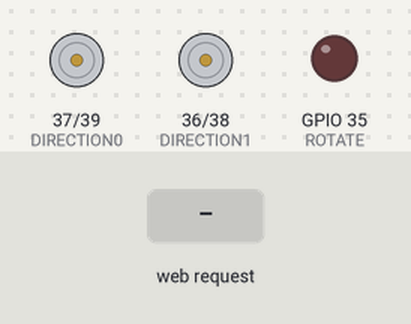
Bench run of a program on a simulated ESP32-S3. On the bench: direction and speed pins drawn as motors (green arrow = direction pin HIGH = forward, orange = LOW = backward, longer = more drive), output pins drawn as LEDs (lit = HIGH). The test bench sets the inputs (shaded band). WiFi joins after 1.5 s; servers stay silent unless stated; storage starts empty; what the program prints to the serial monitor is not drawn.

Above: at 2.7 s.
2.8 s: HTTP request GET /status?value=1 received
At 4.0 s:
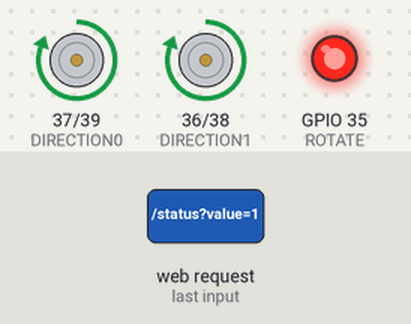
4.3 s: HTTP request GET /status?value=0 received
At 5.4 s:
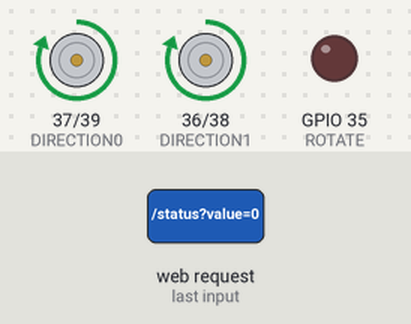
5.8 s: HTTP request GET /status?value=120 received
At 6.5 s:
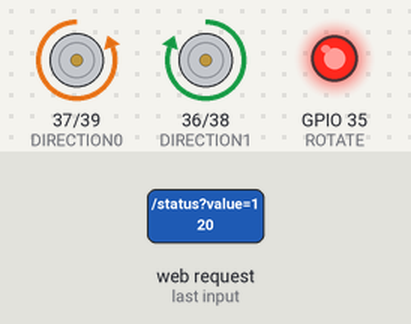
Timing chart, 0 to 8.8 s (numbered marks = the images above; inputs shaded):
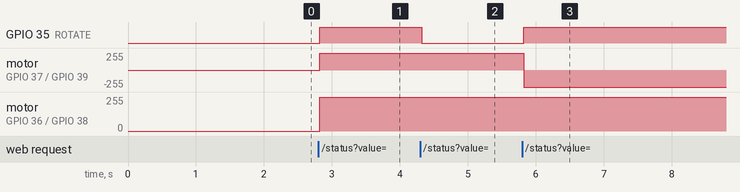

Measured:
- after the input at 2.8 s, GPIO 35 (ROTATE): LOW → HIGH at once; motor on GPIO 37 (DIRECTION0) / GPIO 39 (SPEED0), motor on GPIO 36 (DIRECTION1) / GPIO 38 (SPEED1): stopped → forward 255/255 at once
- after the input at 4.3 s, GPIO 35 (ROTATE): HIGH → LOW at once
- after the input at 5.8 s, GPIO 35 (ROTATE): LOW → HIGH at once; motor on GPIO 37 (DIRECTION0) / GPIO 39 (SPEED0): forward 255/255 → backward 255/255 at once

The program:

main.cpp
```cpp
#include <Arduino.h>
#include <SPIFFS.h>
#include <WiFi.h>

#include "ESPAsyncWebServer.h"

// Pin definitions
const int ROTATE = 35;
const int DIRECTION1 = 36;
const int DIRECTION0 = 37;
const int SPEED1 = 38;
const int SPEED0 = 39;

// Wifi information
const char* WIFI_UUID = "r1k";
const char* WIFI_PASSWORD = "12345678901234567890";

// Web server
AsyncWebServer server(80);

void setup() {
  // Pin init
  pinMode(ROTATE, OUTPUT);
  pinMode(DIRECTION1, OUTPUT);
  pinMode(DIRECTION0, OUTPUT);
  pinMode(SPEED1, OUTPUT);
  pinMode(SPEED0, OUTPUT);

  // Serial init
  Serial.begin(115200);
  Serial.println("Serial is ready");

  // Wifi init
  WiFi.begin(WIFI_UUID, WIFI_PASSWORD);
  Serial.print("Connecting to WiFi.");
  while (WiFi.status() != WL_CONNECTED) {
    delay(500);
    Serial.print(".");
  }
  Serial.println();
  Serial.println("Connected to WiFi");
  Serial.println("IP Address: ");
  Serial.println(WiFi.localIP());

  // SPIFFS init
  if (!SPIFFS.begin()) {
    Serial.println("An Error has occurred while mounting SPIFFS");
    return;
  }
  Serial.println("SPIFFS is ready");

  // Web server init
  // Client side
  server.serveStatic("/", SPIFFS, "/www/").setDefaultFile("index.html");
  // Server side
  server.on("/status", HTTP_GET, [](AsyncWebServerRequest* request) {
    if (request->hasParam("value")) {
      AsyncWebParameter* p = request->getParam("value");
      // value格式“正反向（0/1）左右向（01右/10左）速度（2位二进制）”
      uint8_t rotate = p->value().charAt(0) - '0';
      uint8_t direction1 = p->value().charAt(1) - '0';
      uint8_t direction0 = p->value().charAt(2) - '0';
      uint8_t speed1 = p->value().charAt(3) - '0';
      uint8_t speed0 = p->value().charAt(4) - '0';
      digitalWrite(ROTATE, rotate);
      digitalWrite(DIRECTION1, direction1);
      digitalWrite(DIRECTION0, direction0);
      digitalWrite(SPEED1, speed1);
      digitalWrite(SPEED0, speed0);
    }
    // 返回当前状态
    String status = String(digitalRead(ROTATE)) +
                    String(digitalRead(DIRECTION1)) +
                    String(digitalRead(DIRECTION0)) +
                    String(digitalRead(SPEED1)) +
                    String(digitalRead(SPEED0));
    request->send(200, "text/plain", status);
  });
  server.begin();
  Serial.println("Web server is ready");
}

void loop() {}
```
